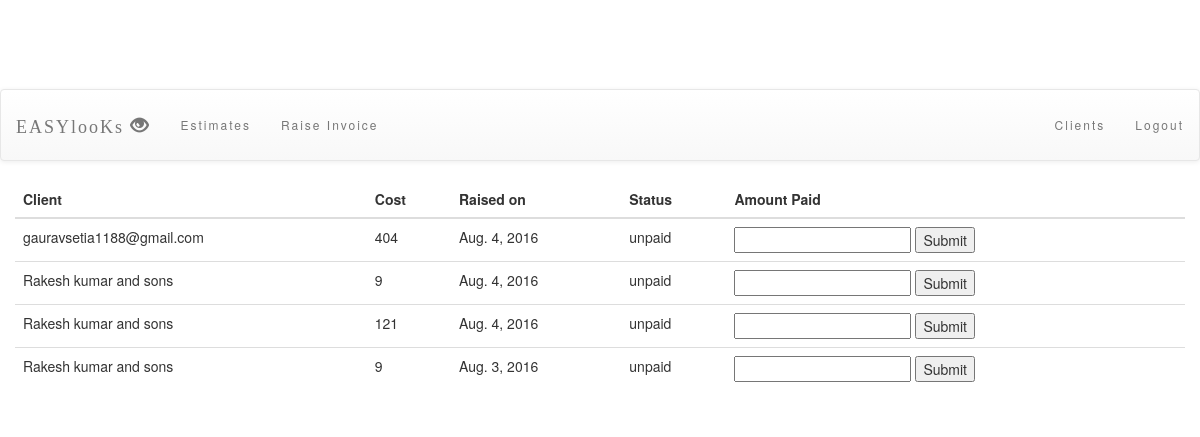
/invoice/myinvoices/ (signed in), run on an earlier commit of the app's database.
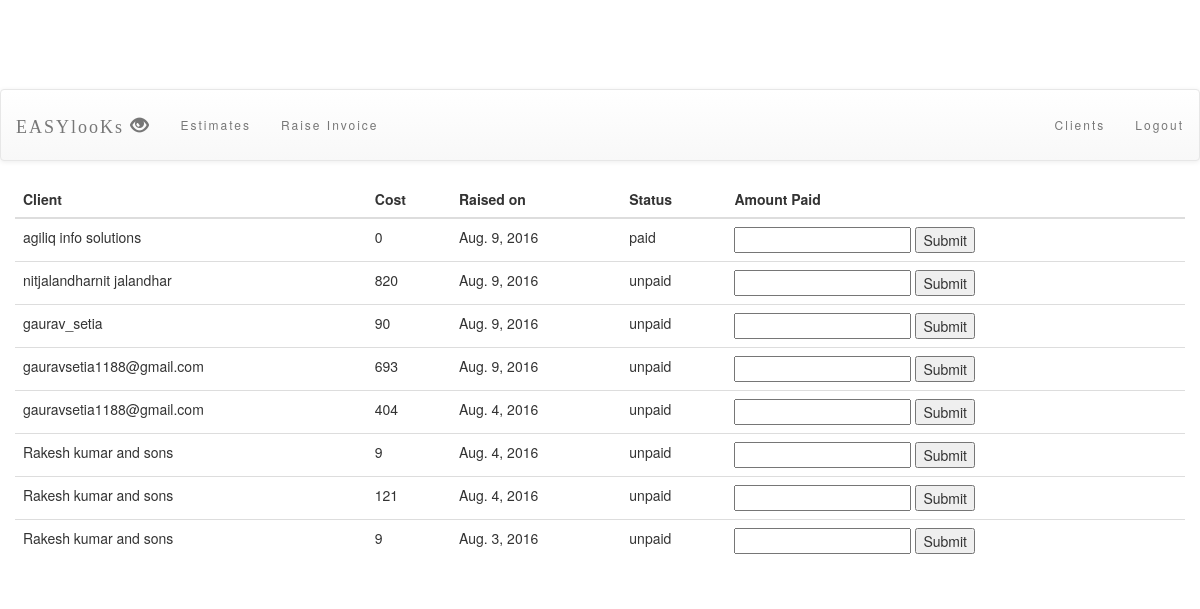
And on a later commit of the database.
### invoiceapp/models.py (models this page shows, shortened)
class Invoice(models.Model):
    user = models.ForeignKey(User,default=1)
    client = models.ForeignKey(Client,on_delete=models.CASCADE,default="")
    raise_for = models.CharField(max_length=200)
    raised_by = models.CharField(max_length=50,default='')
    email_to = models.EmailField(default='xyz@yahoo.com')
    description_of_items = models.CharField(max_length=150)
    currency = models.CharField(max_length=10)
    cost = models.IntegerField(default=100)
    quantity = models.IntegerField(default=1)
    date_created = models.DateField(auto_now=False,auto_now_add=True)
    message =  models.TextField(max_length=500,default='Hey! Attatched along is your Invoice')

### invoiceapp/views.py (the view)
def invoices_for_me(request):
    objects = Invoice.objects.filter(email_to=request.user.email).order_by('-pk')
    return render(request,'invoiceapp/invoices_for_me.html',{'objects':objects})

### invoiceapp/templates/invoiceapp/invoices_for_me.html (shortened to what this page needs)
<!DOCTYPE html>
<html lang="en">
<head>
    {% load staticfiles %}
    <link rel="stylesheet" type="text/css" href="{% static 'invoiceapp/style.css' %}"/>
	<link rel="stylesheet" href="https://maxcdn.bootstrapcdn.com/bootstrap/3.3.6/css/bootstrap.min.css">
	<link rel="stylesheet" href="https://maxcdn.bootstrapcdn.com/bootstrap/3.3.6/css/bootstrap-theme.min.css">
</head>
<body id="body">
<div id="index_page_header">EASYlooKs<span style="font-size: medium"><sup>cloud</sup><sub>InvoiCing</sub></span></div>
  <nav class="navbar navbar-default" id="navbar">
         <div class="container-fluid">
           <div class="navbar-header">
            <a href="{% url 'invoiceapp:index' %}" class="navbar-brand">EASYlooKs <span class="glyphicon glyphicon-eye-open"></span></a>
           </div>
    <div>
        <ul class="nav navbar-nav">
            <li><a href="{% url 'invoiceapp:estimates' %}" class="active">Estimates</a></li>
            <li><a href="{% url 'invoiceapp:raiseinvoice' %}">Raise Invoice </a></li>
        </ul>
        <ul class="nav navbar-nav navbar-right">
            <li><a href="{% url 'invoiceapp:client' %}" class="active">Clients</a></li>
            <li><a href="{% url 'invoiceapp:logout' %}" class="active">Logout</a></li>
        </ul>
    </div>
         </div>
  </nav>
<div class="container-fluid">
<table class="table">
    <thead>
        <tr>
            <th>Client</th>
            <th>Cost</th>
            <th>Raised on</th>
			<th>Status</th>
			<th> Amount Paid</th>
        </tr>
    </thead>
    <tbody>
      {% for object in objects %}
          <tr>
            <td>{{ object.raised_by }}</td>
            <td>{{ object.cost }}</td>
            <td>{{ object.date_created }}</td>
			<td>
                  {% if object.cost == 0 %}
                       paid
                  {% else %}
                       unpaid
                  {% endif %}
            </td>
			<td>
              <form action = "{% url 'invoiceapp:changestatus' object.id %}" method="post">
                  <input type="text" name="amount" maxlength="15"/>
                  <input type="submit" value="Submit"/>
              </form>
          </td>
          </tr>
      {% endfor %}
    </tbody>
</table>
</body>
</html>

### invoiceapp/static/invoiceapp/style.css (style rules this page uses)
#body { background-image: url("http://i.stack.imgur.com/1Tzky.png"); background-size: cover; background-repeat: no-repeat ; }
#index_page_header { font-family: Harrington; font-size: 48px; color: white; padding-top: 10px; padding-bottom: 10px; background-image: url(" background-image: url("http://i.stack.imgur.com/1Tzky.png");"); text-align: center; }
.navbar { padding-top: 10px; padding-bottom: 10px; border: 0; border-radius: 0px; margin-bottom: 0px; font-size: 12px; letter-spacing: 2px; }
.navbar-brand { font-family:"Harrington"; font-size:xx-large; }

What changed in the data, as far as the page shows it:
added Invoice: raised_by "agiliq info solutions", cost "0", date_created "Aug. 9, 2016", shows "paid"
added Invoice: raised_by "nitjalandharnit jalandhar", cost "820", date_created "Aug. 9, 2016", shows "unpaid"
added Invoice: raised_by "gaurav_setia", cost "90", date_created "Aug. 9, 2016", shows "unpaid"
added Invoice: raised_by "gauravsetia1188@gmail.com", cost "693", date_created "Aug. 9, 2016", shows "unpaid"
